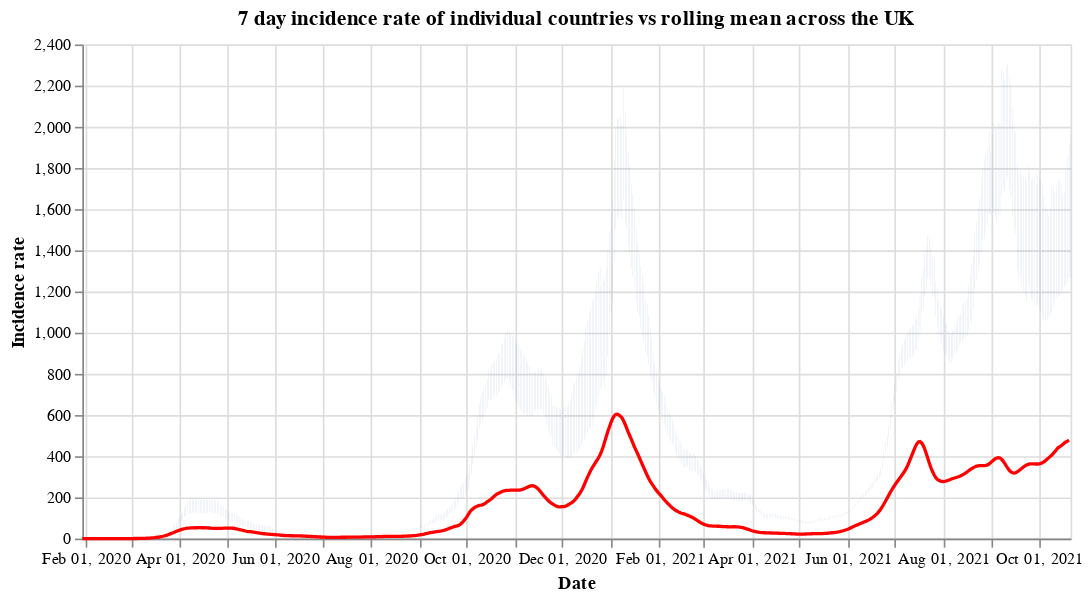

Notebook cell for this chart:
### Code cell
#collapse
countries = uk_cases['areaName'].unique()
countries.sort()

selection = alt.selection_single(
    name='Select',
    fields=['areaName'],
    init={'areaName': 'Wales'},
    bind={'areaName': alt.binding_select(options=countries)}
)

# scatter plot, modify opacity based on selection
bars = alt.Chart(uk_cases).mark_bar().add_selection(
    selection
).encode(
    x=alt.X("yearmonthdate(date):T", axis=alt.Axis(title='Date')),
    y=alt.Y("weeklyCasesRate:Q", axis=alt.Axis(title='Incidence rate')),
    tooltip='weeklyCasesRate:Q',
    opacity=alt.condition(selection, alt.value(1), alt.value(0))
).properties(title=f'7 day incidence rate of individual countries vs rolling mean across the UK', width=600)

line = alt.Chart(overview_cases).mark_line(
    color='red',
    size=2,
).transform_window(
    rolling_mean='mean(weeklyCasesRate)',
    frame=[0, 7]
).encode(
    x='yearmonthdate(date):T',
    y='rolling_mean:Q'
)

alt.layer(bars, line)

### Figure 1 — Vega-Lite specification as saved in the notebook (floating-point values rounded to 4 significant figures; data arrays with more than 128 entries replaced by an {"elided": "..."} marker saying what was removed)
{"config": {"view": {"continuousWidth": 400, "continuousHeight": 300}}, "layer": [{"data": {"name": "data-050a93c842a65df92e46a7d36fe6da97"}, "mark": "bar", "encoding": {"opacity": {"condition": {"value": 1, "selection": "Select"}, "value": 0}, "tooltip": {"type": "quantitative", "field": "weeklyCasesRate"}, "x": {"type": "temporal", "axis": {"title": "Date"}, "field": "date", "timeUnit": "yearmonthdate"}, "y": {"type": "quantitative", "axis": {"title": "Incidence rate"}, "field": "weeklyCasesRate"}}, "selection": {"Select": {"type": "single", "fields": ["areaName"], "init": {"areaName": "Wales"}, "bind": {"areaName": {"input": "select", "options": ["England", "Northern Ireland", "Scotland", "Wales"]}}}}, "title": "7 day incidence rate of individual countries vs rolling mean across the UK", "width": 600}, {"data": {"name": "data-b63f43251d09df972396227ddeec8dc7"}, "mark": {"type": "line", "color": "red", "size": 2}, "encoding": {"x": {"type": "temporal", "field": "date", "timeUnit": "yearmonthdate"}, "y": {"type": "quantitative", "field": "rolling_mean"}}, "transform": [{"window": [{"op": "mean", "field": "weeklyCasesRate", "as": "rolling_mean"}], "frame": [0, 7]}]}], "$schema": "https://vega.github.io/schema/vega-lite/v4.8.1.json", "datasets": {"data-050a93c842a65df92e46a7d36fe6da97": {"elided": "2428 records"}, "data-b63f43251d09df972396227ddeec8dc7": {"elided": "630 records"}}}
